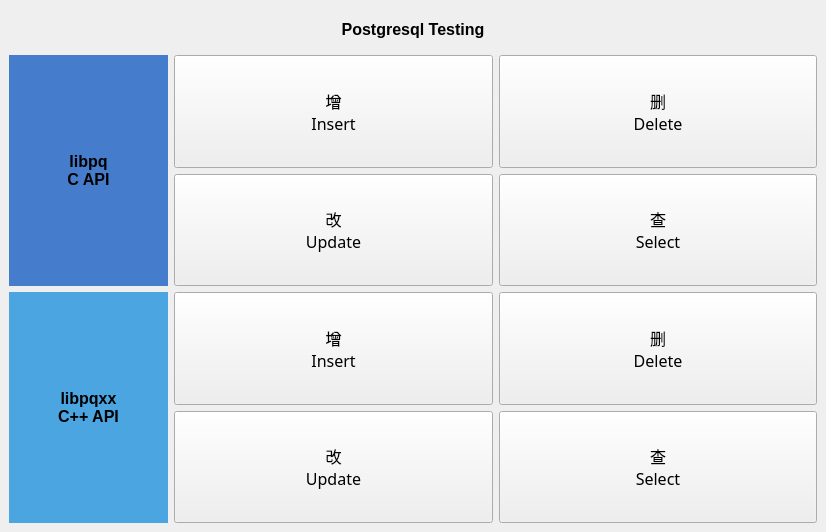
<?xml version="1.0" encoding="UTF-8"?>
<ui version="4.0">
 <class>MiscellaneousPostgresql</class>
 <widget class="QWidget" name="MiscellaneousPostgresql">
  <property name="geometry">
   <rect>
    <x>0</x>
    <y>0</y>
    <width>826</width>
    <height>532</height>
   </rect>
  </property>
  <property name="windowTitle">
   <string>MiscellaneousPostgresql</string>
  </property>
  <layout class="QVBoxLayout" name="verticalLayout">
   <property name="spacing">
    <number>6</number>
   </property>
   <property name="leftMargin">
    <number>9</number>
   </property>
   <property name="topMargin">
    <number>9</number>
   </property>
   <property name="rightMargin">
    <number>9</number>
   </property>
   <property name="bottomMargin">
    <number>9</number>
   </property>
   <item>
    <layout class="QHBoxLayout" name="horizontalLayout">
     <item>
      <widget class="QLabel" name="lbTitle">
       <property name="minimumSize">
        <size>
         <width>0</width>
         <height>40</height>
        </size>
       </property>
       <property name="font">
        <font>
         <pointsize>12</pointsize>
         <weight>75</weight>
         <bold>true</bold>
        </font>
       </property>
       <property name="text">
        <string>Postgresql Testing</string>
       </property>
       <property name="alignment">
        <set>Qt::AlignCenter</set>
       </property>
      </widget>
     </item>
    </layout>
   </item>
   <item>
    <layout class="QGridLayout" name="gridLayout" columnstretch="1,2,2" columnminimumwidth="1,2,2">
     <property name="leftMargin">
      <number>0</number>
     </property>
     <property name="rightMargin">
      <number>0</number>
     </property>
     <property name="spacing">
      <number>6</number>
     </property>
     <item row="3" column="2">
      <widget class="QPushButton" name="btnLibpqxxSelect">
       <property name="sizePolicy">
        <sizepolicy hsizetype="Expanding" vsizetype="Expanding">
         <horstretch>0</horstretch>
         <verstretch>0</verstretch>
        </sizepolicy>
       </property>
       <property name="font">
        <font>
         <family>微软雅黑</family>
         <pointsize>12</pointsize>
         <weight>50</weight>
         <bold>false</bold>
        </font>
       </property>
       <property name="text">
        <string>查
Select</string>
       </property>
      </widget>
     </item>
     <item row="3" column="1">
      <widget class="QPushButton" name="btnLibpqxxUpdate">
       <property name="sizePolicy">
        <sizepolicy hsizetype="Expanding" vsizetype="Expanding">
         <horstretch>0</horstretch>
         <verstretch>0</verstretch>
        </sizepolicy>
       </property>
       <property name="font">
        <font>
         <family>微软雅黑</family>
         <pointsize>12</pointsize>
         <weight>50</weight>
         <bold>false</bold>
        </font>
       </property>
       <property name="text">
        <string>改
Update</string>
       </property>
      </widget>
     </item>
     <item row="1" column="2">
      <widget class="QPushButton" name="btnLibpqSelect">
       <property name="sizePolicy">
        <sizepolicy hsizetype="Expanding" vsizetype="Expanding">
         <horstretch>0</horstretch>
         <verstretch>0</verstretch>
        </sizepolicy>
       </property>
       <property name="font">
        <font>
         <family>微软雅黑</family>
         <pointsize>12</pointsize>
         <weight>50</weight>
         <bold>false</bold>
        </font>
       </property>
       <property name="text">
        <string>查
Select</string>
       </property>
      </widget>
     </item>
     <item row="0" column="2">
      <widget class="QPushButton" name="btnLibpqDelete">
       <property name="sizePolicy">
        <sizepolicy hsizetype="Expanding" vsizetype="Expanding">
         <horstretch>0</horstretch>
         <verstretch>0</verstretch>
        </sizepolicy>
       </property>
       <property name="font">
        <font>
         <family>微软雅黑</family>
         <pointsize>12</pointsize>
         <weight>50</weight>
         <bold>false</bold>
        </font>
       </property>
       <property name="text">
        <string>删
Delete</string>
       </property>
      </widget>
     </item>
     <item row="1" column="1">
      <widget class="QPushButton" name="btnLibpqUpdate">
       <property name="sizePolicy">
        <sizepolicy hsizetype="Expanding" vsizetype="Expanding">
         <horstretch>0</horstretch>
         <verstretch>0</verstretch>
        </sizepolicy>
       </property>
       <property name="font">
        <font>
         <family>微软雅黑</family>
         <pointsize>12</pointsize>
         <weight>50</weight>
         <bold>false</bold>
        </font>
       </property>
       <property name="text">
        <string>改
Update</string>
       </property>
      </widget>
     </item>
     <item row="0" column="1">
      <widget class="QPushButton" name="btnLibpqInsert">
       <property name="sizePolicy">
        <sizepolicy hsizetype="Expanding" vsizetype="Expanding">
         <horstretch>0</horstretch>
         <verstretch>0</verstretch>
        </sizepolicy>
       </property>
       <property name="font">
        <font>
         <family>微软雅黑</family>
         <pointsize>12</pointsize>
         <weight>50</weight>
         <bold>false</bold>
        </font>
       </property>
       <property name="text">
        <string>增
Insert</string>
       </property>
      </widget>
     </item>
     <item row="2" column="0" rowspan="2">
      <widget class="QLabel" name="lbLibpqxx">
       <property name="sizePolicy">
        <sizepolicy hsizetype="Expanding" vsizetype="Expanding">
         <horstretch>0</horstretch>
         <verstretch>0</verstretch>
        </sizepolicy>
       </property>
       <property name="font">
        <font>
         <pointsize>12</pointsize>
         <weight>75</weight>
         <bold>true</bold>
        </font>
       </property>
       <property name="styleSheet">
        <string notr="true">QLabel
{
	background-color: rgb(75,165,224);
}</string>
       </property>
       <property name="text">
        <string>libpqxx
C++ API</string>
       </property>
       <property name="alignment">
        <set>Qt::AlignCenter</set>
       </property>
      </widget>
     </item>
     <item row="2" column="1">
      <widget class="QPushButton" name="btnLibpqxxInsert">
       <property name="sizePolicy">
        <sizepolicy hsizetype="Expanding" vsizetype="Expanding">
         <horstretch>0</horstretch>
         <verstretch>0</verstretch>
        </sizepolicy>
       </property>
       <property name="font">
        <font>
         <family>微软雅黑</family>
         <pointsize>12</pointsize>
         <weight>50</weight>
         <bold>false</bold>
        </font>
       </property>
       <property name="text">
        <string>增
Insert</string>
       </property>
      </widget>
     </item>
     <item row="0" column="0" rowspan="2">
      <widget class="QLabel" name="lbLibpq">
       <property name="sizePolicy">
        <sizepolicy hsizetype="Expanding" vsizetype="Expanding">
         <horstretch>0</horstretch>
         <verstretch>0</verstretch>
        </sizepolicy>
       </property>
       <property name="font">
        <font>
         <pointsize>12</pointsize>
         <weight>75</weight>
         <bold>true</bold>
        </font>
       </property>
       <property name="styleSheet">
        <string notr="true">QLabel
{
	background-color: rgb(69,125,204);
}</string>
       </property>
       <property name="text">
        <string>libpq
C API</string>
       </property>
       <property name="alignment">
        <set>Qt::AlignCenter</set>
       </property>
      </widget>
     </item>
     <item row="2" column="2">
      <widget class="QPushButton" name="btnLibpqxxDelete">
       <property name="sizePolicy">
        <sizepolicy hsizetype="Expanding" vsizetype="Expanding">
         <horstretch>0</horstretch>
         <verstretch>0</verstretch>
        </sizepolicy>
       </property>
       <property name="font">
        <font>
         <family>微软雅黑</family>
         <pointsize>12</pointsize>
         <weight>50</weight>
         <bold>false</bold>
        </font>
       </property>
       <property name="text">
        <string>删
Delete</string>
       </property>
      </widget>
     </item>
    </layout>
   </item>
  </layout>
 </widget>
 <layoutdefault spacing="6" margin="11"/>
 <resources/>
 <connections/>
</ui>
